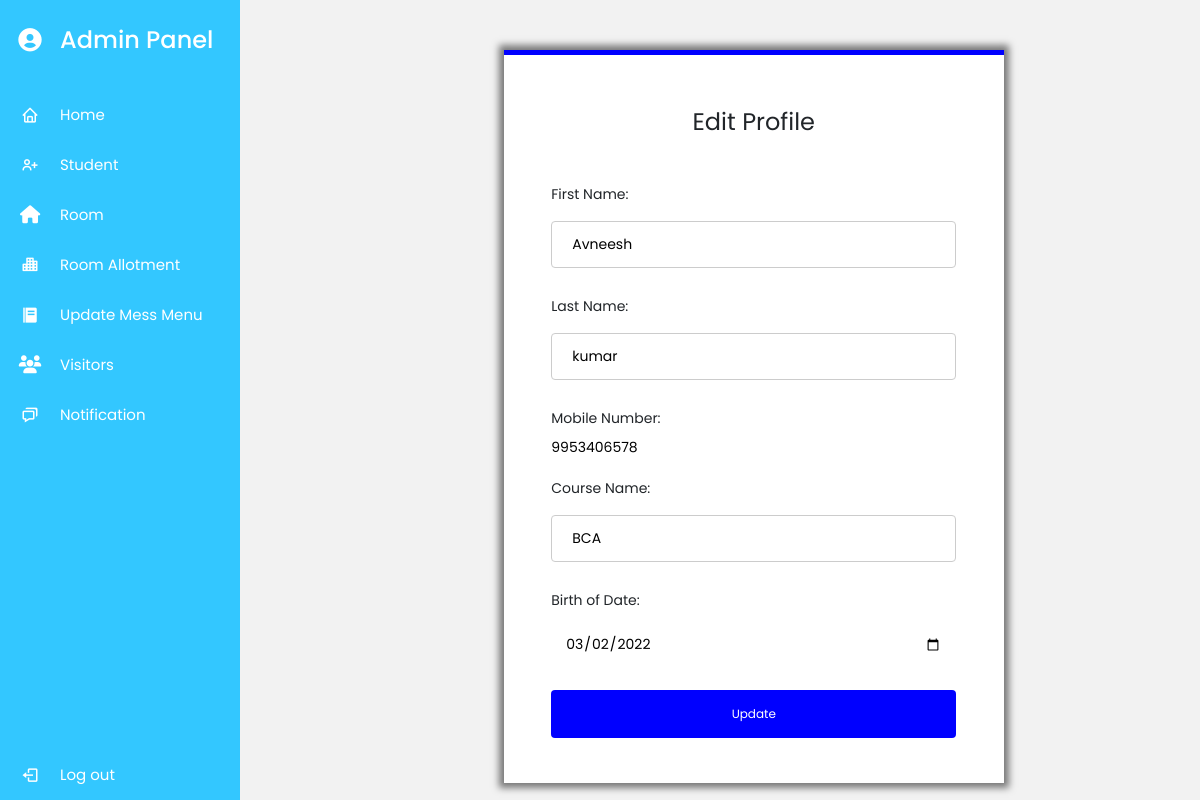
The page /adminedit/2 (signed in) on the database as committed earlier.
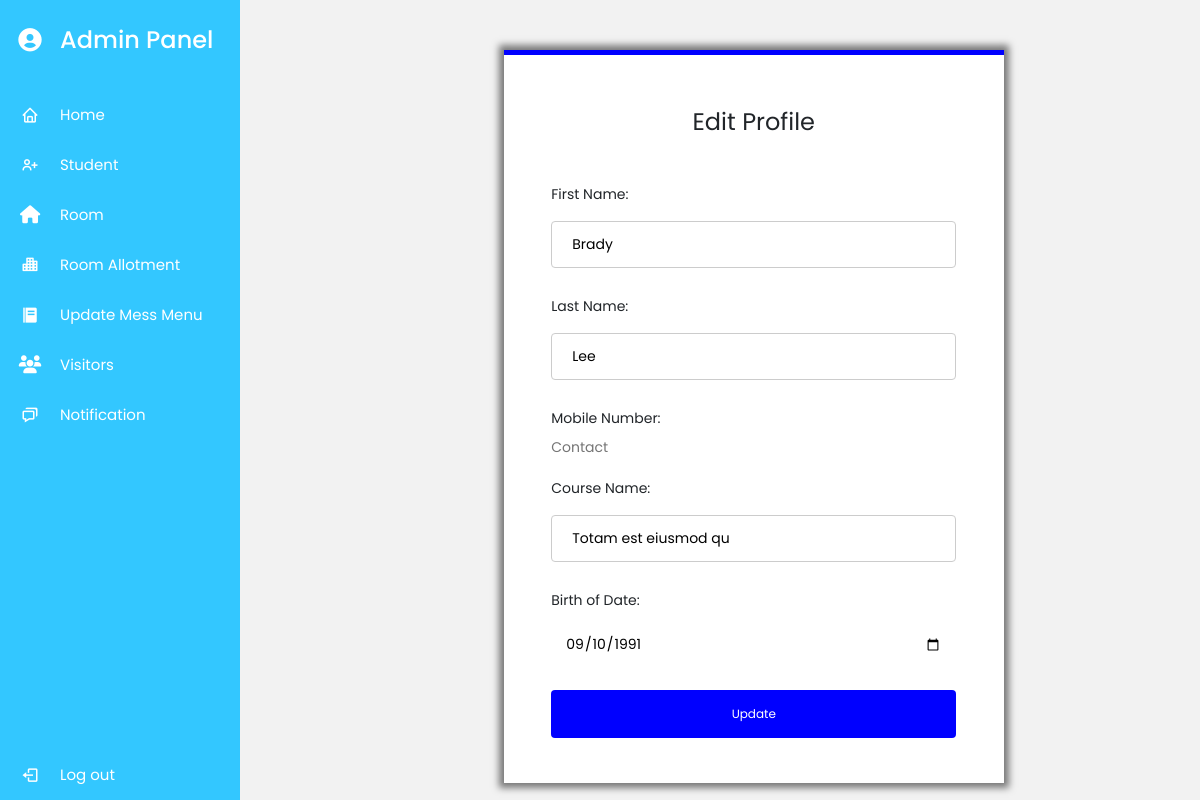
The same page on the database as committed later.
### myapp/models.py (models this page shows, shortened)
class Student(models.Model):
    user = models.OneToOneField(User,on_delete=models.CASCADE,null=True)
    First_Name = models.CharField(max_length=50,null=False)
    Last_Name = models.CharField(max_length=50,null=False)
    Dob = models.DateField(auto_now=False,null=True)
    Contact = models.CharField(max_length=15,null=False)
    Aadhar_pic = models.ImageField(upload_to="img/",null=True)
    Profile_pic = models.ImageField(upload_to="img/",null=True)
    Course = models.CharField(max_length=20,null=True)
    Gender = models.CharField(choices=gender,max_length=15,null=True)

### myapp/views.py (the view, shortened to what this page needs)
# urls.py: path('adminedit/<int:id>',views.Adminedit,name='adminedit'),
def Adminedit(request, id):
    if request.user.is_superuser:
        data = Student.objects.get(id=id)
        return render(request, 'adminedit.html', {'key2': data})

### myapp/templates/adminedit.html (shortened to what this page needs)
{% extends 'admindash.html' %}
{% block content %}
    <div class="container">
    <center><h2>Edit Profile</h2></center>
    <form action="" method="post" enctype="multipart/form-data">
        <div class="input-name">
            <label for="">First Name:</label>
            <input type="text" placeholder="First Name" class="name" name="finame" value="{{key2.First_Name}}">
            </div>
            <div class="input-name">
                <label for="">Last Name:</label>
            <input type="text" placeholder="Last Name" class="name" name="laname " value="{{key2.Last_Name}}">
        </div>
            <div class="input-name">
                <label for="">Mobile Number:</label>
                <input type="number" placeholder="Contact" required class="" name="cont" value="{{key2.Contact}}">
            </div>
            <div class="input-name">
                <label for="">Course Name:</label>
                <input type="text" placeholder="Course" required class="name" name="cour" value="{{key2.Course}}">
            </div>
            <div class="input-name">
                <label for="">Birth of Date:</label>
                <input type="date" placeholder="Date of Birth" required class="text-name" name="dob" value="{{key2.Dob|date:"Y-m-d"}}" >
            </div>
            <div class="input-name">
                <input type="submit" class="button" value="Update">
            </div>
        </div>
    {% endblock content %}

Rows that differ between the two databases and show on the page:
changed Student: finame "Avneesh" → "Brady"; Last_Name "kumar" → "Lee"; cour "BCA" → "Totam est eiusmod qu"; dob "03/02/2022" → "09/10/1991"; cont "9953406578" → (not shown)
